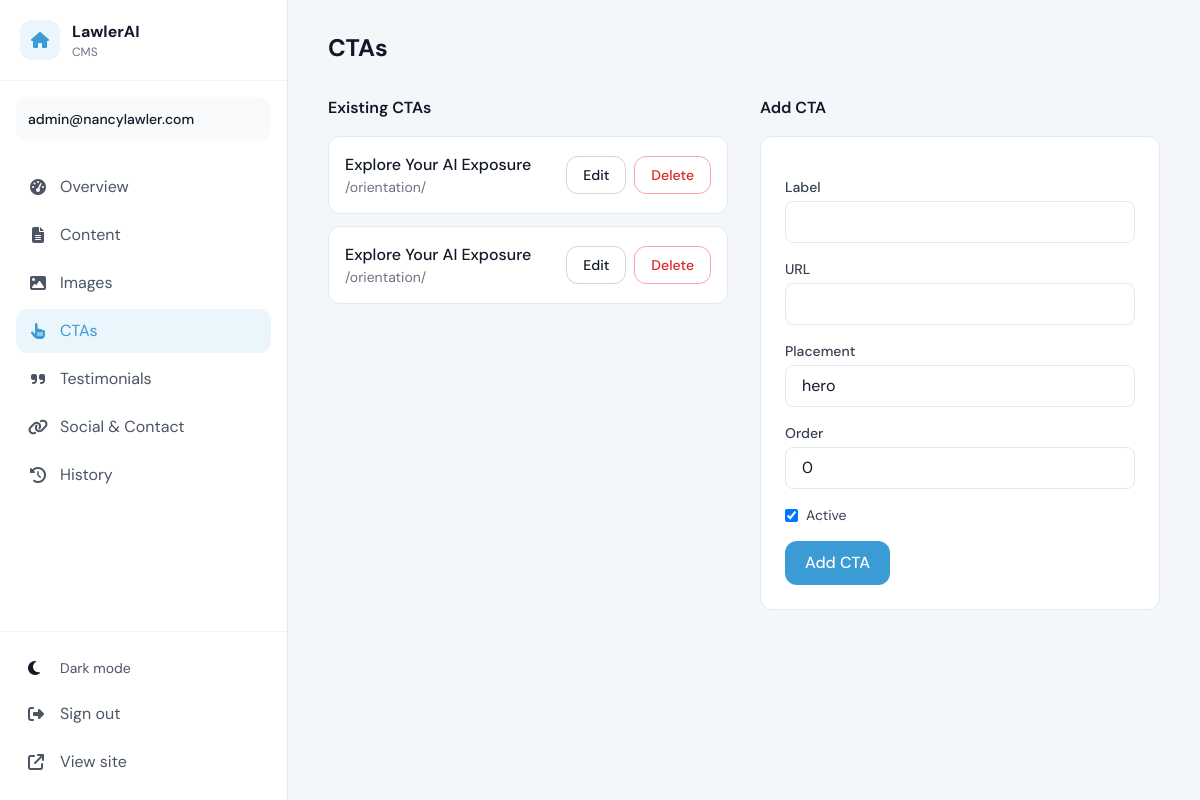
The page /dashboard/ctas/ (signed in) on the database its author committed.
### dashboard/models.py (models this page shows)
class CTA(models.Model):
    label = models.CharField(max_length=200)
    url = models.CharField(max_length=500)
    placement = models.CharField(max_length=100, default="hero")
    page = models.CharField(max_length=100, blank=True)
    order = models.PositiveIntegerField(default=0)
    icon_before = models.CharField(max_length=100, blank=True)
    icon_after = models.CharField(max_length=100, blank=True)
    is_active = models.BooleanField(default=True)
    created_at = models.DateTimeField(auto_now_add=True)
    updated_at = models.DateTimeField(auto_now=True)
    class Meta:
        ordering = ["placement", "order", "id"]

### dashboard/views.py (the view)
# urls.py: path("ctas/", views.dashboard_ctas, name="dashboard_ctas"),
@login_required(login_url="/dashboard/login/")
def dashboard_ctas(request):
    ctas = CTA.objects.all()
    edit_cta = None
    if request.GET.get("edit"):
        try:
            edit_cta = CTA.objects.get(pk=request.GET.get("edit"))
        except CTA.DoesNotExist:
            pass
    return render(request, "dashboard/ctas.html", {"ctas": ctas, "edit_cta": edit_cta})

### dashboard/context_processors.py (called while the page is built)
def dashboard_content(request):
    from .utils import get_content_dict
    return {
        "site_content": get_content_dict(request),
        "preview_mode": request.session.get("preview_mode", False) if hasattr(request, "session") else False,
    }

### dashboard/utils.py (called while the page is built)
def get_content_dict(request=None):
    result = dict(DEFAULT_CONTENT)
    for c in ContentItem.objects.all():
        result[c.key] = c.value or result.get(c.key, "")
    preview_ok = (
        request
        and getattr(request.session, "get", lambda k: False)("preview_mode", False)
        and getattr(request.user, "is_staff", False)
    )
    if preview_ok:
        for d in PreviewDraft.objects.all().order_by("key", "-created_at"):
            result[d.key] = d.value or result.get(d.key, "")
    return result

### dashboard/templates/dashboard/ctas.html (shortened to what this page needs)
{% extends "dashboard/base.html" %}
{% block content %}
<div class="max-w-[1600px] mx-auto">
  <h1 class="text-2xl font-bold text-gray-900 dark:text-white mb-8">CTAs</h1>
  <div class="grid grid-cols-1 lg:grid-cols-2 gap-8">
    <div>
      <h2 class="font-semibold text-gray-900 dark:text-white mb-4">Existing CTAs</h2>
      <div class="space-y-3">
        {% for cta in ctas %}
        <div class="flex items-center justify-between p-4 rounded-xl bg-white dark:bg-gray-800 border border-gray-200 dark:border-gray-700">
          <div>
            <span class="font-medium">{{ cta.label }}</span>
            <span class="text-sm text-gray-500 dark:text-gray-400 block">{{ cta.url }}</span>
          </div>
          <div class="flex gap-2">
            <a href="?edit={{ cta.pk }}" class="px-4 py-2 text-sm font-medium rounded-xl border border-gray-300 dark:border-gray-600 hover:bg-gray-100 dark:hover:bg-gray-700 transition">Edit</a>
            <form method="post" action="{% url 'dashboard_cta_delete' cta.pk %}" onsubmit="return confirm('Delete this CTA?');" class="inline">
              <button type="submit" class="px-4 py-2 text-sm font-medium rounded-xl border border-red-300 dark:border-red-600 text-red-600 hover:bg-red-50 dark:hover:bg-red-900/20 transition">Delete</button>
            </form>
          </div>
        </div>
        {% empty %}
        <p class="text-gray-500 dark:text-gray-400">No CTAs yet.</p>
        {% endfor %}
      </div>
    </div>
    <div>
      <h2 class="font-semibold text-gray-900 dark:text-white mb-4">{% if edit_cta %}Edit CTA{% else %}Add CTA{% endif %}</h2>
      <form method="post" action="{% if edit_cta %}{% url 'dashboard_cta_edit' edit_cta.pk %}{% else %}{% url 'dashboard_cta_save' %}{% endif %}" class="space-y-4 p-6 rounded-xl bg-white dark:bg-gray-800 border border-gray-200 dark:border-gray-700">
        <div>
          <label class="block text-sm font-medium text-gray-700 dark:text-gray-300 mb-1">Label</label>
          <input type="text" name="label" value="{{ edit_cta.label|default:'' }}" required class="w-full px-4 py-2 rounded-lg border border-gray-200 dark:border-gray-600 bg-white dark:bg-gray-900 text-gray-900 dark:text-white"/>
        </div>
        <div>
          <label class="block text-sm font-medium text-gray-700 dark:text-gray-300 mb-1">URL</label>
          <input type="text" name="url" value="{{ edit_cta.url|default:'' }}" required class="w-full px-4 py-2 rounded-lg border border-gray-200 dark:border-gray-600 bg-white dark:bg-gray-900 text-gray-900 dark:text-white"/>
        </div>
        <div>
          <label class="block text-sm font-medium text-gray-700 dark:text-gray-300 mb-1">Placement</label>
          <input type="text" name="placement" value="{{ edit_cta.placement|default:'hero' }}" class="w-full px-4 py-2 rounded-lg border border-gray-200 dark:border-gray-600 bg-white dark:bg-gray-900 text-gray-900 dark:text-white"/>
        </div>
        <div>
          <label class="block text-sm font-medium text-gray-700 dark:text-gray-300 mb-1">Order</label>
          <input type="number" name="order" value="{{ edit_cta.order|default:0 }}" class="w-full px-4 py-2 rounded-lg border border-gray-200 dark:border-gray-600 bg-white dark:bg-gray-900 text-gray-900 dark:text-white"/>
        </div>
        <div class="flex items-center gap-2">
          <input type="checkbox" name="is_active" {% if not edit_cta or edit_cta.is_active %}checked{% endif %} class="rounded"/>
          <label class="text-sm text-gray-700 dark:text-gray-300">Active</label>
        </div>
        <button type="submit" class="px-5 py-2.5 rounded-xl bg-blue-brand hover:bg-blue-dark text-white font-medium transition">{% if edit_cta %}Update{% else %}Add{% endif %} CTA</button>
      </form>
    </div>
  </div>
</div>
{% endblock %}

### dashboard/templates/dashboard/base.html (shortened to what this page needs)
<!DOCTYPE html>
<html lang="en" class="scroll-smooth">
<head>
  <script src="https://cdn.tailwindcss.com"></script>
  <link rel="stylesheet" href="https://cdnjs.cloudflare.com/ajax/libs/font-awesome/6.5.0/css/all.min.css"/>
</head>
<body class="bg-mist dark:bg-gray-900 text-gray-900 dark:text-gray-100 antialiased min-h-screen">
  <aside id="sidebar" class="fixed top-0 right-0 h-full w-72 bg-white dark:bg-gray-800 border-l border-gray-200 dark:border-gray-700 z-50 flex flex-col md:right-auto md:left-0 md:border-r md:border-l-0 translate-x-full md:translate-x-0 transition-transform duration-300 shadow-xl md:shadow-none">
    <div class="p-5 border-b border-gray-100 dark:border-gray-700">
      <div class="flex items-center gap-3">
        <div class="w-10 h-10 rounded-xl bg-blue-pale dark:bg-blue-brand/20 flex items-center justify-center">
          <i class="fa-solid fa-house text-blue-brand"></i>
        </div>
        <div>
          <span class="font-bold text-gray-900 dark:text-white">LawlerAI</span>
          <span class="block text-xs text-gray-500 dark:text-gray-400">CMS</span>
        </div>
      </div>
    </div>
    <div class="mx-4 mt-4 p-3 rounded-xl bg-gray-50 dark:bg-gray-700/50">
      <span class="text-sm font-medium truncate block">{{ user.email|default:user.username }}</span>
    </div>
    <nav class="flex-1 overflow-y-auto p-4 space-y-1 mt-2">
      <a href="{% url 'dashboard_home' %}" class="flex items-center gap-3 px-3 py-2.5 rounded-xl transition-colors {% if request.resolver_match.url_name == 'dashboard_home' %}bg-blue-pale text-blue-brand{% else %}text-gray-600 dark:text-gray-400 hover:bg-gray-100 dark:hover:bg-gray-700/50{% endif %}">
        <i class="fa-solid fa-gauge-high w-5 text-center"></i>
        <span>Overview</span>
      </a>
      <a href="{% url 'dashboard_content' %}" class="flex items-center gap-3 px-3 py-2.5 rounded-xl transition-colors {% if request.resolver_match.url_name == 'dashboard_content' %}bg-blue-pale text-blue-brand{% else %}text-gray-600 dark:text-gray-400 hover:bg-gray-100 dark:hover:bg-gray-700/50{% endif %}">
        <i class="fa-solid fa-file-lines w-5 text-center"></i>
        <span>Content</span>
      </a>
      <a href="{% url 'dashboard_images' %}" class="flex items-center gap-3 px-3 py-2.5 rounded-xl transition-colors {% if request.resolver_match.url_name == 'dashboard_images' %}bg-blue-pale text-blue-brand{% else %}text-gray-600 dark:text-gray-400 hover:bg-gray-100 dark:hover:bg-gray-700/50{% endif %}">
        <i class="fa-solid fa-image w-5 text-center"></i>
        <span>Images</span>
      </a>
      <a href="{% url 'dashboard_ctas' %}" class="flex items-center gap-3 px-3 py-2.5 rounded-xl transition-colors {% if 'cta' in request.resolver_match.url_name %}bg-blue-pale text-blue-brand{% else %}text-gray-600 dark:text-gray-400 hover:bg-gray-100 dark:hover:bg-gray-700/50{% endif %}">
        <i class="fa-solid fa-hand-pointer w-5 text-center"></i>
        <span>CTAs</span>
      </a>
      <a href="{% url 'dashboard_testimonials' %}" class="flex items-center gap-3 px-3 py-2.5 rounded-xl transition-colors {% if 'testimonial' in request.resolver_match.url_name %}bg-blue-pale text-blue-brand{% else %}text-gray-600 dark:text-gray-400 hover:bg-gray-100 dark:hover:bg-gray-700/50{% endif %}">
        <i class="fa-solid fa-quote-right w-5 text-center"></i>
        <span>Testimonials</span>
      </a>
      <a href="{% url 'dashboard_social' %}" class="flex items-center gap-3 px-3 py-2.5 rounded-xl transition-colors {% if request.resolver_match.url_name == 'dashboard_social' %}bg-blue-pale text-blue-brand{% else %}text-gray-600 dark:text-gray-400 hover:bg-gray-100 dark:hover:bg-gray-700/50{% endif %}">
        <i class="fa-solid fa-link w-5 text-center"></i>
        <span>Social & Contact</span>
      </a>
      <a href="{% url 'dashboard_history' %}" class="flex items-center gap-3 px-3 py-2.5 rounded-xl transition-colors {% if request.resolver_match.url_name == 'dashboard_history' %}bg-blue-pale text-blue-brand{% else %}text-gray-600 dark:text-gray-400 hover:bg-gray-100 dark:hover:bg-gray-700/50{% endif %}">
        <i class="fa-solid fa-clock-rotate-left w-5 text-center"></i>
        <span>History</span>
      </a>
    </nav>
    <div class="p-4 border-t border-gray-100 dark:border-gray-700 space-y-1">
      <button id="theme-toggle" class="flex items-center gap-3 px-3 py-2.5 rounded-xl w-full text-left hover:bg-gray-100 dark:hover:bg-gray-700/50">
        <i class="fa-solid fa-moon dark:hidden w-5"></i>
        <span class="text-sm text-gray-600 dark:text-gray-400">Dark mode</span>
      </button>
      <a href="{% url 'dashboard_logout' %}" class="flex items-center gap-3 px-3 py-2.5 rounded-xl text-gray-600 dark:text-gray-400 hover:bg-red-50 dark:hover:bg-red-900/20 hover:text-red-600">
        <i class="fa-solid fa-right-from-bracket w-5"></i>
        <span>Sign out</span>
      </a>
      <a href="{% url 'home' %}" target="_blank" class="flex items-center gap-3 px-3 py-2.5 rounded-xl text-gray-600 dark:text-gray-400 hover:bg-gray-100 dark:hover:bg-gray-700/50 hover:text-blue-brand">
        <i class="fa-solid fa-arrow-up-right-from-square w-5"></i>
        <span>View site</span>
      </a>
    </div>
  </aside>
  <main class="md:ml-72 min-h-screen pt-20 md:pt-8 pb-12 px-4 sm:px-6 lg:px-10">
    {% block content %}{% endblock %}
  </main>
</body>
</html>

### dashboard/templates/dashboard/base.html (style rules this page uses)
body { font-family: 'DM Sans', sans-serif; }

### rows shown on the page
CTA: label "Explore Your AI Exposure", url "/orientation/"
CTA: label "Explore Your AI Exposure", url "/orientation/"

### other values the page prints
{{ user.email|default:user.username }} "admin@nancylawler.com"
